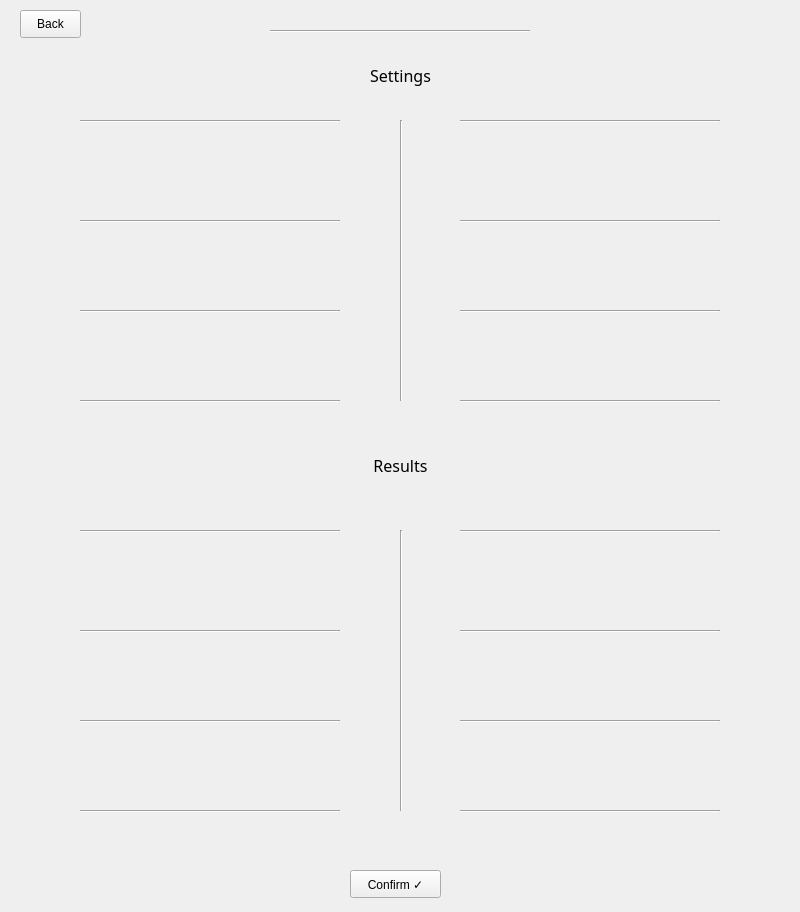
<?xml version="1.0" encoding="UTF-8"?>
<ui version="4.0">
 <class>MainWindow</class>
 <widget class="QMainWindow" name="MainWindow">
  <property name="geometry">
   <rect>
    <x>0</x>
    <y>0</y>
    <width>800</width>
    <height>912</height>
   </rect>
  </property>
  <property name="windowTitle">
   <string>MainWindow</string>
  </property>
  <widget class="QWidget" name="centralwidget">
   <widget class="QPushButton" name="back_to_selection">
    <property name="geometry">
     <rect>
      <x>20</x>
      <y>10</y>
      <width>61</width>
      <height>28</height>
     </rect>
    </property>
    <property name="text">
     <string>Back</string>
    </property>
   </widget>
   <widget class="QPushButton" name="confirm">
    <property name="geometry">
     <rect>
      <x>350</x>
      <y>870</y>
      <width>91</width>
      <height>28</height>
     </rect>
    </property>
    <property name="text">
     <string>Confirm ✓</string>
    </property>
   </widget>
   <widget class="QLabel" name="settings_label_0">
    <property name="geometry">
     <rect>
      <x>90</x>
      <y>120</y>
      <width>191</width>
      <height>101</height>
     </rect>
    </property>
    <property name="font">
     <font>
      <family>Book Antiqua</family>
      <pointsize>10</pointsize>
     </font>
    </property>
    <property name="layoutDirection">
     <enum>Qt::LeftToRight</enum>
    </property>
    <property name="text">
     <string/>
    </property>
    <property name="alignment">
     <set>Qt::AlignCenter</set>
    </property>
   </widget>
   <widget class="QLabel" name="label">
    <property name="geometry">
     <rect>
      <x>340</x>
      <y>60</y>
      <width>121</width>
      <height>31</height>
     </rect>
    </property>
    <property name="font">
     <font>
      <family>Book Antiqua</family>
      <pointsize>12</pointsize>
     </font>
    </property>
    <property name="text">
     <string>Settings</string>
    </property>
    <property name="alignment">
     <set>Qt::AlignCenter</set>
    </property>
   </widget>
   <widget class="QLabel" name="label_3">
    <property name="geometry">
     <rect>
      <x>350</x>
      <y>450</y>
      <width>101</width>
      <height>31</height>
     </rect>
    </property>
    <property name="font">
     <font>
      <family>Book Antiqua</family>
      <pointsize>12</pointsize>
     </font>
    </property>
    <property name="text">
     <string>Results</string>
    </property>
    <property name="alignment">
     <set>Qt::AlignCenter</set>
    </property>
   </widget>
   <widget class="QLabel" name="settings_label_1">
    <property name="geometry">
     <rect>
      <x>90</x>
      <y>220</y>
      <width>191</width>
      <height>91</height>
     </rect>
    </property>
    <property name="font">
     <font>
      <family>Book Antiqua</family>
      <pointsize>10</pointsize>
     </font>
    </property>
    <property name="layoutDirection">
     <enum>Qt::LeftToRight</enum>
    </property>
    <property name="text">
     <string/>
    </property>
    <property name="alignment">
     <set>Qt::AlignCenter</set>
    </property>
   </widget>
   <widget class="QLabel" name="settings_label_3">
    <property name="geometry">
     <rect>
      <x>90</x>
      <y>310</y>
      <width>191</width>
      <height>91</height>
     </rect>
    </property>
    <property name="font">
     <font>
      <family>Book Antiqua</family>
      <pointsize>10</pointsize>
     </font>
    </property>
    <property name="layoutDirection">
     <enum>Qt::LeftToRight</enum>
    </property>
    <property name="text">
     <string/>
    </property>
    <property name="alignment">
     <set>Qt::AlignCenter</set>
    </property>
   </widget>
   <widget class="QLabel" name="settings_values_1">
    <property name="geometry">
     <rect>
      <x>520</x>
      <y>220</y>
      <width>191</width>
      <height>91</height>
     </rect>
    </property>
    <property name="font">
     <font>
      <family>Book Antiqua</family>
      <pointsize>10</pointsize>
     </font>
    </property>
    <property name="text">
     <string/>
    </property>
    <property name="alignment">
     <set>Qt::AlignCenter</set>
    </property>
   </widget>
   <widget class="QLabel" name="settings_values_2">
    <property name="geometry">
     <rect>
      <x>520</x>
      <y>310</y>
      <width>191</width>
      <height>91</height>
     </rect>
    </property>
    <property name="font">
     <font>
      <family>Book Antiqua</family>
      <pointsize>10</pointsize>
     </font>
    </property>
    <property name="text">
     <string/>
    </property>
    <property name="alignment">
     <set>Qt::AlignCenter</set>
    </property>
   </widget>
   <widget class="QLabel" name="settings_values_0">
    <property name="geometry">
     <rect>
      <x>520</x>
      <y>120</y>
      <width>191</width>
      <height>101</height>
     </rect>
    </property>
    <property name="font">
     <font>
      <family>Book Antiqua</family>
      <pointsize>10</pointsize>
     </font>
    </property>
    <property name="text">
     <string/>
    </property>
    <property name="alignment">
     <set>Qt::AlignCenter</set>
    </property>
   </widget>
   <widget class="QLabel" name="result_values_2">
    <property name="geometry">
     <rect>
      <x>520</x>
      <y>720</y>
      <width>191</width>
      <height>91</height>
     </rect>
    </property>
    <property name="font">
     <font>
      <family>Book Antiqua</family>
      <pointsize>10</pointsize>
     </font>
    </property>
    <property name="text">
     <string/>
    </property>
    <property name="alignment">
     <set>Qt::AlignCenter</set>
    </property>
   </widget>
   <widget class="QLabel" name="result_label_1">
    <property name="geometry">
     <rect>
      <x>90</x>
      <y>630</y>
      <width>191</width>
      <height>91</height>
     </rect>
    </property>
    <property name="font">
     <font>
      <family>Book Antiqua</family>
      <pointsize>10</pointsize>
     </font>
    </property>
    <property name="layoutDirection">
     <enum>Qt::LeftToRight</enum>
    </property>
    <property name="text">
     <string/>
    </property>
    <property name="alignment">
     <set>Qt::AlignCenter</set>
    </property>
   </widget>
   <widget class="QLabel" name="result_values_1">
    <property name="geometry">
     <rect>
      <x>520</x>
      <y>630</y>
      <width>191</width>
      <height>91</height>
     </rect>
    </property>
    <property name="font">
     <font>
      <family>Book Antiqua</family>
      <pointsize>10</pointsize>
     </font>
    </property>
    <property name="text">
     <string/>
    </property>
    <property name="alignment">
     <set>Qt::AlignCenter</set>
    </property>
   </widget>
   <widget class="QLabel" name="result_label_2">
    <property name="geometry">
     <rect>
      <x>90</x>
      <y>720</y>
      <width>191</width>
      <height>91</height>
     </rect>
    </property>
    <property name="font">
     <font>
      <family>Book Antiqua</family>
      <pointsize>10</pointsize>
     </font>
    </property>
    <property name="layoutDirection">
     <enum>Qt::LeftToRight</enum>
    </property>
    <property name="text">
     <string/>
    </property>
    <property name="alignment">
     <set>Qt::AlignCenter</set>
    </property>
   </widget>
   <widget class="QLabel" name="result_label_0">
    <property name="geometry">
     <rect>
      <x>90</x>
      <y>530</y>
      <width>191</width>
      <height>101</height>
     </rect>
    </property>
    <property name="font">
     <font>
      <family>Book Antiqua</family>
      <pointsize>10</pointsize>
     </font>
    </property>
    <property name="layoutDirection">
     <enum>Qt::LeftToRight</enum>
    </property>
    <property name="text">
     <string/>
    </property>
    <property name="alignment">
     <set>Qt::AlignCenter</set>
    </property>
   </widget>
   <widget class="Line" name="line_22">
    <property name="geometry">
     <rect>
      <x>80</x>
      <y>310</y>
      <width>260</width>
      <height>2</height>
     </rect>
    </property>
    <property name="orientation">
     <enum>Qt::Horizontal</enum>
    </property>
   </widget>
   <widget class="Line" name="line_23">
    <property name="geometry">
     <rect>
      <x>80</x>
      <y>120</y>
      <width>260</width>
      <height>2</height>
     </rect>
    </property>
    <property name="orientation">
     <enum>Qt::Horizontal</enum>
    </property>
   </widget>
   <widget class="Line" name="line_24">
    <property name="geometry">
     <rect>
      <x>80</x>
      <y>220</y>
      <width>260</width>
      <height>2</height>
     </rect>
    </property>
    <property name="orientation">
     <enum>Qt::Horizontal</enum>
    </property>
   </widget>
   <widget class="Line" name="line_26">
    <property name="geometry">
     <rect>
      <x>460</x>
      <y>400</y>
      <width>260</width>
      <height>2</height>
     </rect>
    </property>
    <property name="orientation">
     <enum>Qt::Horizontal</enum>
    </property>
   </widget>
   <widget class="Line" name="line_27">
    <property name="geometry">
     <rect>
      <x>460</x>
      <y>120</y>
      <width>260</width>
      <height>2</height>
     </rect>
    </property>
    <property name="orientation">
     <enum>Qt::Horizontal</enum>
    </property>
   </widget>
   <widget class="Line" name="line_28">
    <property name="geometry">
     <rect>
      <x>80</x>
      <y>400</y>
      <width>260</width>
      <height>2</height>
     </rect>
    </property>
    <property name="orientation">
     <enum>Qt::Horizontal</enum>
    </property>
   </widget>
   <widget class="Line" name="line_29">
    <property name="geometry">
     <rect>
      <x>460</x>
      <y>310</y>
      <width>260</width>
      <height>2</height>
     </rect>
    </property>
    <property name="orientation">
     <enum>Qt::Horizontal</enum>
    </property>
   </widget>
   <widget class="Line" name="line_30">
    <property name="geometry">
     <rect>
      <x>460</x>
      <y>220</y>
      <width>260</width>
      <height>2</height>
     </rect>
    </property>
    <property name="orientation">
     <enum>Qt::Horizontal</enum>
    </property>
   </widget>
   <widget class="Line" name="line_2">
    <property name="geometry">
     <rect>
      <x>400</x>
      <y>120</y>
      <width>3</width>
      <height>281</height>
     </rect>
    </property>
    <property name="orientation">
     <enum>Qt::Vertical</enum>
    </property>
   </widget>
   <widget class="Line" name="line_32">
    <property name="geometry">
     <rect>
      <x>80</x>
      <y>810</y>
      <width>260</width>
      <height>2</height>
     </rect>
    </property>
    <property name="orientation">
     <enum>Qt::Horizontal</enum>
    </property>
   </widget>
   <widget class="Line" name="line_3">
    <property name="geometry">
     <rect>
      <x>400</x>
      <y>530</y>
      <width>3</width>
      <height>281</height>
     </rect>
    </property>
    <property name="orientation">
     <enum>Qt::Vertical</enum>
    </property>
   </widget>
   <widget class="Line" name="line_25">
    <property name="geometry">
     <rect>
      <x>80</x>
      <y>530</y>
      <width>260</width>
      <height>2</height>
     </rect>
    </property>
    <property name="orientation">
     <enum>Qt::Horizontal</enum>
    </property>
   </widget>
   <widget class="Line" name="line_33">
    <property name="geometry">
     <rect>
      <x>80</x>
      <y>630</y>
      <width>260</width>
      <height>2</height>
     </rect>
    </property>
    <property name="orientation">
     <enum>Qt::Horizontal</enum>
    </property>
   </widget>
   <widget class="Line" name="line_34">
    <property name="geometry">
     <rect>
      <x>80</x>
      <y>720</y>
      <width>260</width>
      <height>2</height>
     </rect>
    </property>
    <property name="orientation">
     <enum>Qt::Horizontal</enum>
    </property>
   </widget>
   <widget class="Line" name="line_35">
    <property name="geometry">
     <rect>
      <x>460</x>
      <y>530</y>
      <width>260</width>
      <height>2</height>
     </rect>
    </property>
    <property name="orientation">
     <enum>Qt::Horizontal</enum>
    </property>
   </widget>
   <widget class="Line" name="line_36">
    <property name="geometry">
     <rect>
      <x>460</x>
      <y>720</y>
      <width>260</width>
      <height>2</height>
     </rect>
    </property>
    <property name="orientation">
     <enum>Qt::Horizontal</enum>
    </property>
   </widget>
   <widget class="Line" name="line_37">
    <property name="geometry">
     <rect>
      <x>460</x>
      <y>630</y>
      <width>260</width>
      <height>2</height>
     </rect>
    </property>
    <property name="orientation">
     <enum>Qt::Horizontal</enum>
    </property>
   </widget>
   <widget class="Line" name="line_38">
    <property name="geometry">
     <rect>
      <x>460</x>
      <y>810</y>
      <width>260</width>
      <height>2</height>
     </rect>
    </property>
    <property name="orientation">
     <enum>Qt::Horizontal</enum>
    </property>
   </widget>
   <widget class="QLabel" name="result_values_0">
    <property name="geometry">
     <rect>
      <x>520</x>
      <y>530</y>
      <width>191</width>
      <height>101</height>
     </rect>
    </property>
    <property name="font">
     <font>
      <family>Book Antiqua</family>
      <pointsize>10</pointsize>
     </font>
    </property>
    <property name="text">
     <string/>
    </property>
    <property name="alignment">
     <set>Qt::AlignCenter</set>
    </property>
   </widget>
   <widget class="Line" name="line_31">
    <property name="geometry">
     <rect>
      <x>270</x>
      <y>30</y>
      <width>260</width>
      <height>2</height>
     </rect>
    </property>
    <property name="orientation">
     <enum>Qt::Horizontal</enum>
    </property>
   </widget>
   <zorder>result_values_0</zorder>
   <zorder>back_to_selection</zorder>
   <zorder>confirm</zorder>
   <zorder>settings_label_0</zorder>
   <zorder>label</zorder>
   <zorder>label_3</zorder>
   <zorder>settings_label_1</zorder>
   <zorder>settings_label_3</zorder>
   <zorder>settings_values_1</zorder>
   <zorder>settings_values_2</zorder>
   <zorder>settings_values_0</zorder>
   <zorder>result_values_2</zorder>
   <zorder>result_label_1</zorder>
   <zorder>result_values_1</zorder>
   <zorder>result_label_2</zorder>
   <zorder>result_label_0</zorder>
   <zorder>line_22</zorder>
   <zorder>line_23</zorder>
   <zorder>line_24</zorder>
   <zorder>line_26</zorder>
   <zorder>line_27</zorder>
   <zorder>line_28</zorder>
   <zorder>line_29</zorder>
   <zorder>line_30</zorder>
   <zorder>line_2</zorder>
   <zorder>line_32</zorder>
   <zorder>line_3</zorder>
   <zorder>line_25</zorder>
   <zorder>line_33</zorder>
   <zorder>line_34</zorder>
   <zorder>line_35</zorder>
   <zorder>line_36</zorder>
   <zorder>line_37</zorder>
   <zorder>line_38</zorder>
   <zorder>line_31</zorder>
  </widget>
 </widget>
 <resources/>
 <connections/>
</ui>
